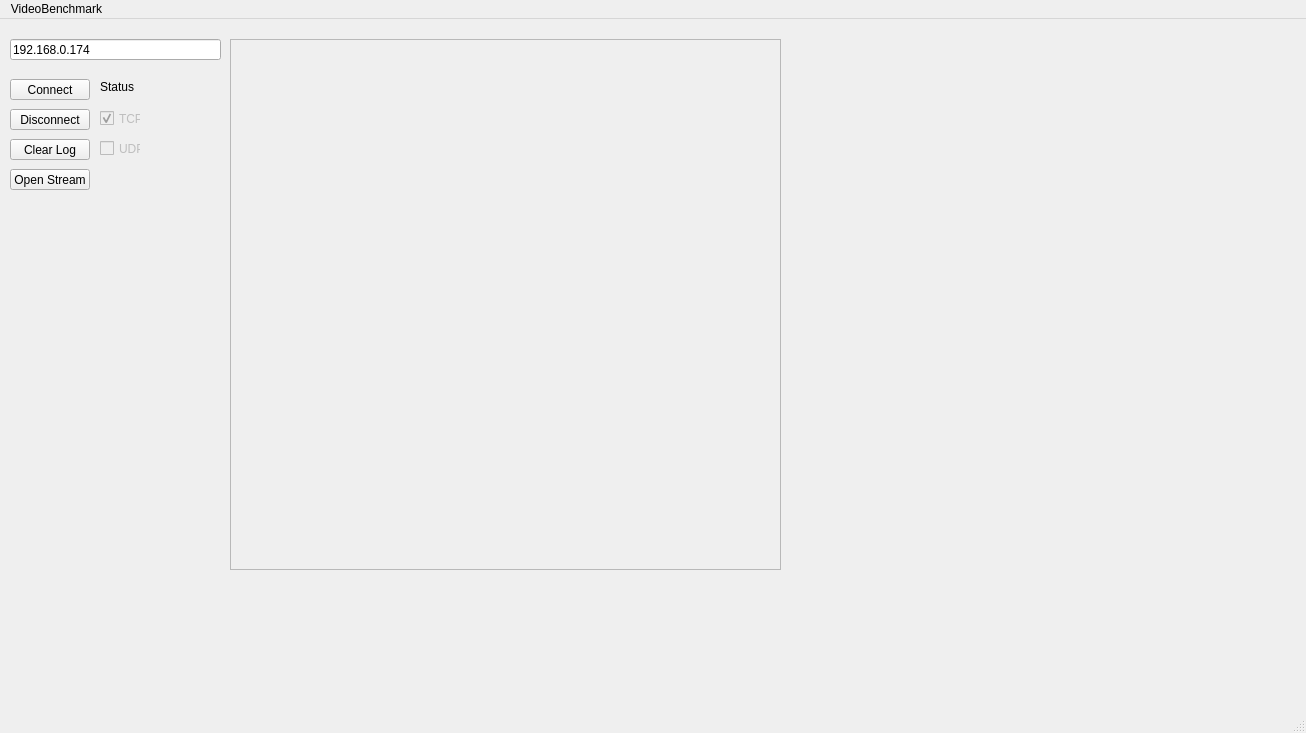
<?xml version="1.0" encoding="UTF-8"?>
<ui version="4.0">
 <class>MainWindow</class>
 <widget class="QMainWindow" name="MainWindow">
  <property name="geometry">
   <rect>
    <x>0</x>
    <y>0</y>
    <width>1306</width>
    <height>733</height>
   </rect>
  </property>
  <property name="windowTitle">
   <string>MainWindow</string>
  </property>
  <widget class="QWidget" name="centralwidget">
   <widget class="QPushButton" name="connectButton">
    <property name="geometry">
     <rect>
      <x>10</x>
      <y>60</y>
      <width>80</width>
      <height>21</height>
     </rect>
    </property>
    <property name="text">
     <string>Connect</string>
    </property>
   </widget>
   <widget class="QPushButton" name="disconnectButton">
    <property name="geometry">
     <rect>
      <x>10</x>
      <y>90</y>
      <width>80</width>
      <height>21</height>
     </rect>
    </property>
    <property name="text">
     <string>Disconnect</string>
    </property>
   </widget>
   <widget class="QLineEdit" name="ipToConnect">
    <property name="geometry">
     <rect>
      <x>10</x>
      <y>20</y>
      <width>211</width>
      <height>21</height>
     </rect>
    </property>
    <property name="text">
     <string>192.168.0.174</string>
    </property>
   </widget>
   <widget class="QScrollArea" name="scrollArea">
    <property name="geometry">
     <rect>
      <x>230</x>
      <y>20</y>
      <width>551</width>
      <height>531</height>
     </rect>
    </property>
    <property name="widgetResizable">
     <bool>true</bool>
    </property>
    <widget class="QWidget" name="scrollAreaWidgetContents">
     <property name="geometry">
      <rect>
       <x>0</x>
       <y>0</y>
       <width>549</width>
       <height>529</height>
      </rect>
     </property>
    </widget>
   </widget>
   <widget class="QLabel" name="logLabel">
    <property name="geometry">
     <rect>
      <x>230</x>
      <y>20</y>
      <width>551</width>
      <height>531</height>
     </rect>
    </property>
    <property name="text">
     <string/>
    </property>
    <property name="alignment">
     <set>Qt::AlignLeading|Qt::AlignLeft|Qt::AlignTop</set>
    </property>
   </widget>
   <widget class="QLabel" name="status">
    <property name="geometry">
     <rect>
      <x>100</x>
      <y>60</y>
      <width>121</width>
      <height>16</height>
     </rect>
    </property>
    <property name="text">
     <string>Status</string>
    </property>
   </widget>
   <widget class="QPushButton" name="clearButton">
    <property name="geometry">
     <rect>
      <x>10</x>
      <y>120</y>
      <width>80</width>
      <height>21</height>
     </rect>
    </property>
    <property name="text">
     <string>Clear Log</string>
    </property>
   </widget>
   <widget class="QCheckBox" name="checkTcp">
    <property name="enabled">
     <bool>false</bool>
    </property>
    <property name="geometry">
     <rect>
      <x>100</x>
      <y>90</y>
      <width>41</width>
      <height>19</height>
     </rect>
    </property>
    <property name="text">
     <string>TCP</string>
    </property>
    <property name="checkable">
     <bool>true</bool>
    </property>
    <property name="checked">
     <bool>true</bool>
    </property>
    <property name="autoExclusive">
     <bool>true</bool>
    </property>
   </widget>
   <widget class="QCheckBox" name="checkUdp">
    <property name="enabled">
     <bool>false</bool>
    </property>
    <property name="geometry">
     <rect>
      <x>100</x>
      <y>120</y>
      <width>41</width>
      <height>19</height>
     </rect>
    </property>
    <property name="text">
     <string>UDP</string>
    </property>
    <property name="autoExclusive">
     <bool>true</bool>
    </property>
   </widget>
   <widget class="QPushButton" name="videoButton">
    <property name="geometry">
     <rect>
      <x>10</x>
      <y>150</y>
      <width>80</width>
      <height>21</height>
     </rect>
    </property>
    <property name="text">
     <string>Open Stream</string>
    </property>
   </widget>
   <widget class="QWidget" name="chartWidget" native="true">
    <property name="geometry">
     <rect>
      <x>790</x>
      <y>20</y>
      <width>501</width>
      <height>331</height>
     </rect>
    </property>
   </widget>
   <widget class="QWidget" name="chartWidget2" native="true">
    <property name="geometry">
     <rect>
      <x>790</x>
      <y>360</y>
      <width>501</width>
      <height>341</height>
     </rect>
    </property>
   </widget>
  </widget>
  <widget class="QMenuBar" name="menubar">
   <property name="geometry">
    <rect>
     <x>0</x>
     <y>0</y>
     <width>1306</width>
     <height>20</height>
    </rect>
   </property>
   <widget class="QMenu" name="menuVideoBenchmark">
    <property name="title">
     <string>VideoBenchmark</string>
    </property>
   </widget>
   <addaction name="menuVideoBenchmark"/>
  </widget>
  <widget class="QStatusBar" name="statusbar"/>
 </widget>
 <resources/>
 <connections/>
</ui>
